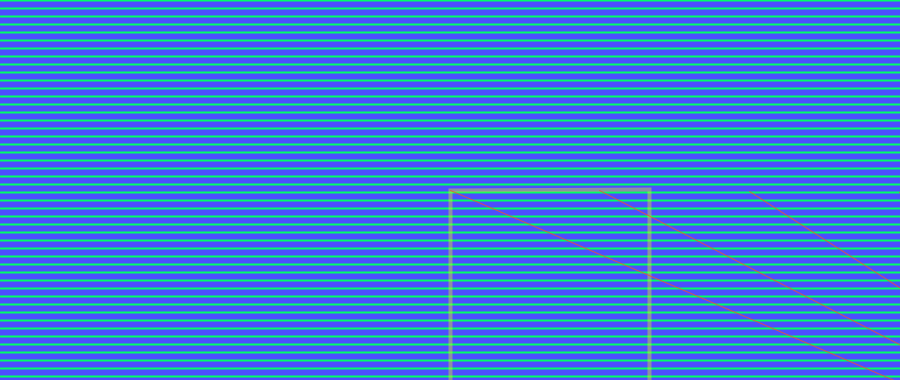
Frame 1 (no input)
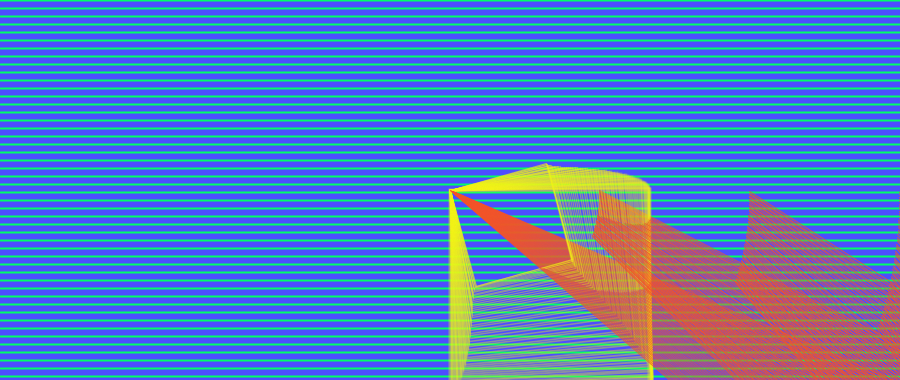
Frame 60 (the mouse pressed at the canvas centre just before this capture)
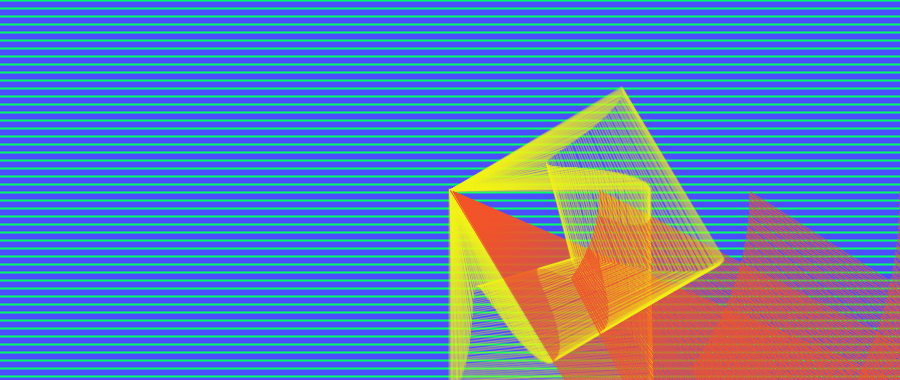
Frame 120 (the mouse held since frame 60 and released just before this capture)

The Processing sketch that drew these frames (run headless with seeded random() and noise(); from frame 60 on, the mouse is pressed at the canvas centre):

// Processing sketch: processing_50556
// ── processing_50556.pde

color yellow, pink, neonBlue, neonGreen;


void setup() {
  size(900, 380);
  
  yellow = color(243,243,21);
  pink = color(242, 83, 39);
  neonGreen = color(0, 255, 102);
  neonBlue = color(77, 77, 255);
  
  background(neonBlue);
  strokeWeight(.5);
  
  drawBGLine();
}


void draw(){

  
  pushMatrix();
   translate(width/2, height/2);
   float proportion = cos(radians(frameCount * 3.0));
   scale(map(proportion, -1, 1, 1, 2));
   rotate(-PI * frameCount/700);
   drawRect();
  popMatrix();

  pushMatrix();
    noStroke();
    translate(width/2, height/2);
    rotate(PI * frameCount/600);
    drawLine();
  popMatrix();
  
  
}


void drawLine() {
 for(int x = 0; x < width; x += 150){
   strokeWeight(1);
    stroke(pink, 200);
    line(width, height, x, 0);
  }
}

void drawBGLine() {
 for(int y = 0; y < height; y += 8){
   strokeWeight(2);
    stroke(neonGreen);
    line(0, y, width, y);
  }
}

  
 void drawRect() {
   noFill();
   stroke(yellow, 100);
      rect(0, 0, 100, 100);
 }
